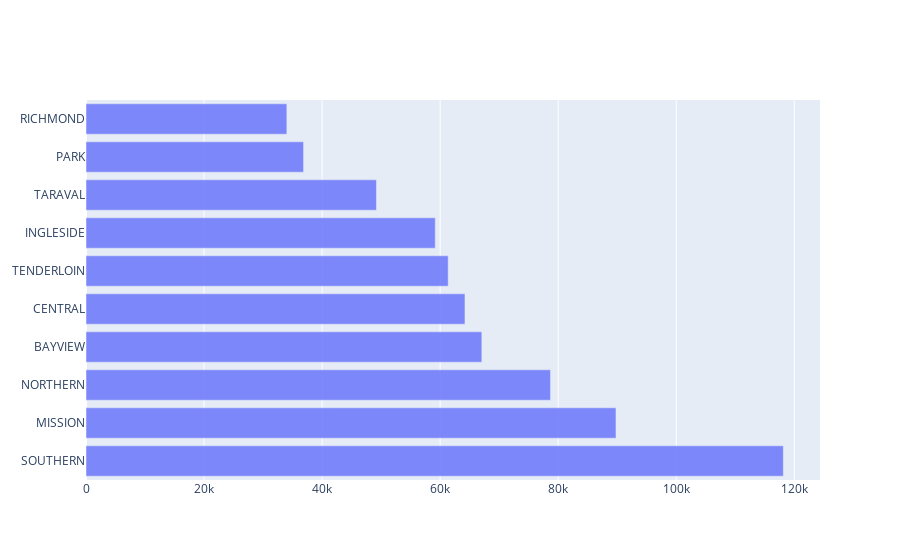

Write notebook code for a chart like this one.
### Code cell
desc_value_counts = train['PdDistrict'].value_counts().sort_values(ascending=False)
common_districts = desc_value_counts.reset_index().head(10)
common_districts.columns = ['District','Count']
data = [go.Bar(
    y = common_districts.District,
    x = common_districts.Count,
    orientation = 'h',
    opacity = 0.8,
)]

py.iplot(data)

### Figure 1 — Plotly figure (JSON) as saved in the notebook; plotly's stock layout.template omitted (floating-point values rounded to 4 significant figures)
{"data": [{"opacity": 0.8, "orientation": "h", "type": "bar", "x": [118141, 89792, 78701, 67063, 64206, 61365, 59174, 49204, 36859, 34031], "y": ["SOUTHERN", "MISSION", "NORTHERN", "BAYVIEW", "CENTRAL", "TENDERLOIN", "INGLESIDE", "TARAVAL", "PARK", "RICHMOND"]}], "layout": {}}
